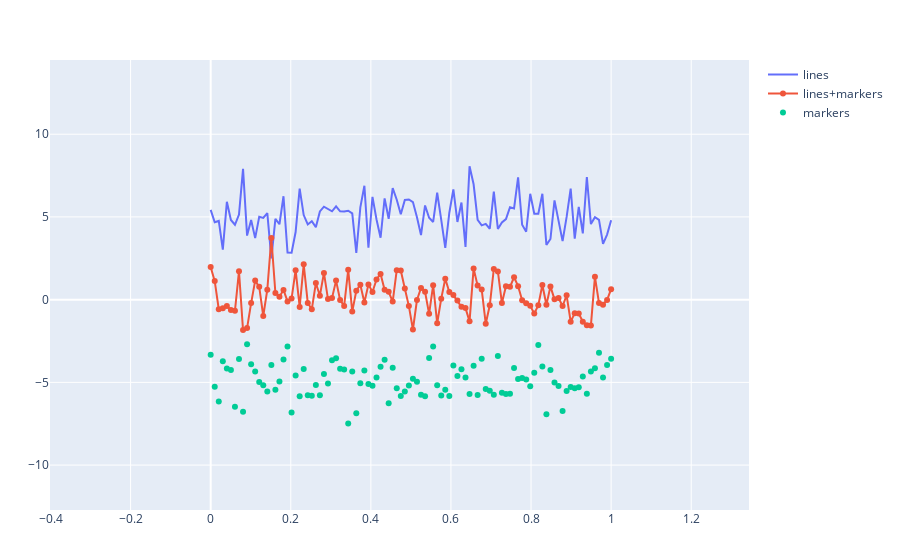

Notebook source saved alongside this figure:
### Code cell
N = 100
random_x = range(0, stop=1, length=N)
random_y0 = randn(N) .+ 5
random_y1 = randn(N)
random_y2 = randn(N) .- 5

# Create traces
trace1 = scatter(x=random_x, y=random_y0,
                    mode="lines",
                    name="lines")
trace2 = scatter(x=random_x, y=random_y1,
                    mode="lines+markers",
                    name="lines+markers")
trace3 = scatter(x=random_x, y=random_y2,
                    mode="markers", name="markers")

plot([trace1, trace2, trace3])
